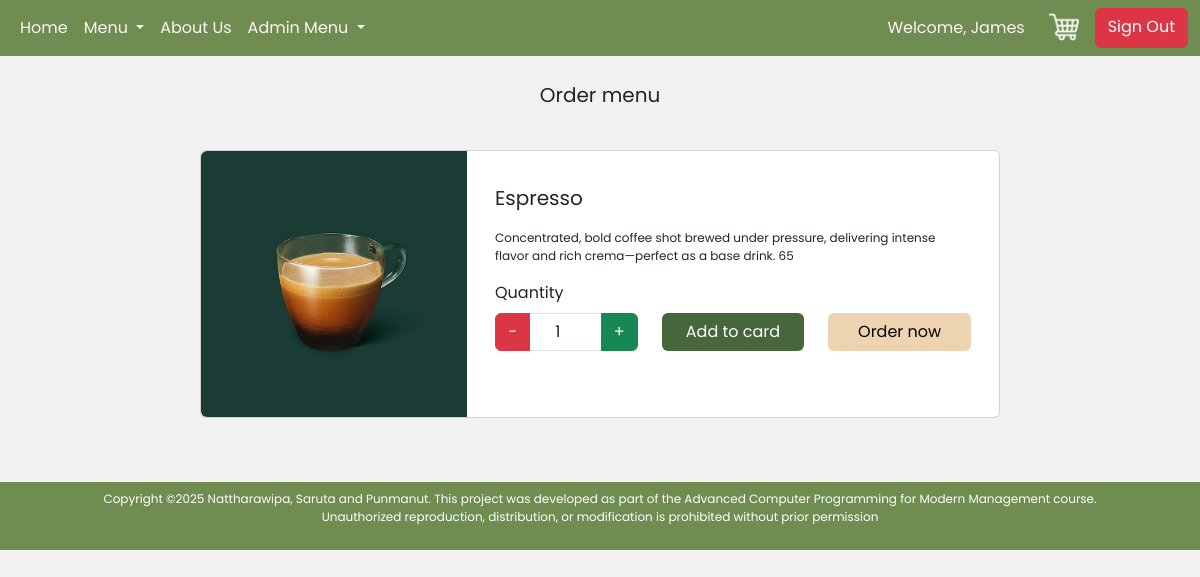
The app's page /orderMenuCoffee.php?id=16 (signed in) with its own data.
### tables this page shows
CREATE TABLE `goods` (
  `goods_id` int(11) NOT NULL,
  `name` varchar(50) NOT NULL,
  `description` varchar(250) NOT NULL,
  `price` decimal(10,2) NOT NULL,
  `quantity` int(11) NOT NULL,
  `Coffee` varchar(50) NOT NULL,
  `img` varchar(255) NOT NULL
);

### orderMenuCoffee.php (the view, shortened to what this page needs)
<?php
    require_once "php/config.php";
    $goodID = $_GET['id'];
    $query = "SELECT * FROM goods WHERE goods_id = '$goodID'";
    $result = mysqli_query($connect, $query);
    $menu = mysqli_fetch_array($result);
?>
<!DOCTYPE html>
<html lang="en">
<head>
    <link rel="stylesheet" href="https://cdn.jsdelivr.net/npm/bootstrap-icons/font/bootstrap-icons.css">
    <link rel="stylesheet" href="css/bootstrap.min.css">
    <link rel="stylesheet" href="style.css">
</head>
<body>
    <?php include_once "navbar.php"; ?>
    <div class="container-fluid">
        <div class="row">
            <div class="col col-md-1 col-lg-2">
            </div>
            <div class="col-12 col-md-10 col-lg-8">
                <div class="row my-4">
                    <p class="text-center fs-5">Order menu</p>
                </div>
                <div class="row mb-3">
                    <div class="card mb-5">
                        <div class="row">
                            <div class="col-12 col-md-4 p-0">
                                <img src="img-upload/<?= $menu['img'] ?>" class="img-fluid rounded-start">
                            </div>
                            <div class="col-12 col-md-8">
                                <div class="card-body">
                                    <p class="fs-5 mt-3"><?= $menu['name']; ?></p>
                                    <p style="font-size: 12px;"><?= $menu['description']; ?></p>
                                    <form action="php/orderCoffee.php" method="post">
                                        <div class="row">
                                            <div class="col-12 col-md-4">
                                                <label for="numberInput" class="form-label">Quantity</label>
                                                <div class="input-group">
                                                    <button class="btn btn-danger" id="btnMinus" type="button">−</button>
                                                    <input type="number" id="numberInput" class="form-control text-center" value="1" min="0" name="qty">
                                                    <button class="btn btn-success" id="btnPlus" type="button">+</button>
                                                </div>
                                            </div>
                                            <div class="col-12 col-md-4">
                                                <input type="submit" value="Add to card" class="btn btn w-100" style="background-color: #47663B; color: #fff;margin-top: 32px;" name="cart">
                                            </div>
                                            <div class="col-12 col-md-4">
                                                <input type="submit" value="Order now" class="btn btn w-100" style="background-color: #EED3B1; color: #000;margin-top: 32px;" name="order">
                                            </div>
                                        </div>
                                    </form>
                                </div>
                            </div>
                        </div>
                    </div>
                </div>
            </div>
            <div class="col col-md-1 col-lg-2">
            </div>
        </div>
    </div>
    <?php include_once "footer.php"; ?>
</body>
</html>

### style.css (style rules this page uses)
body { background-color: #f2f2f2; font-family: "Poppins", serif; font-weight: 400; font-style: normal; height: 100%; }

### records on screen
goods: img (picture), name "Espresso", description "Concentrated, bold coffee shot brewed under pressure, delivering intense flavor and rich crema—perfect as a base drink. 65"

### other values on screen
$_SESSION['firstname'] "James"
